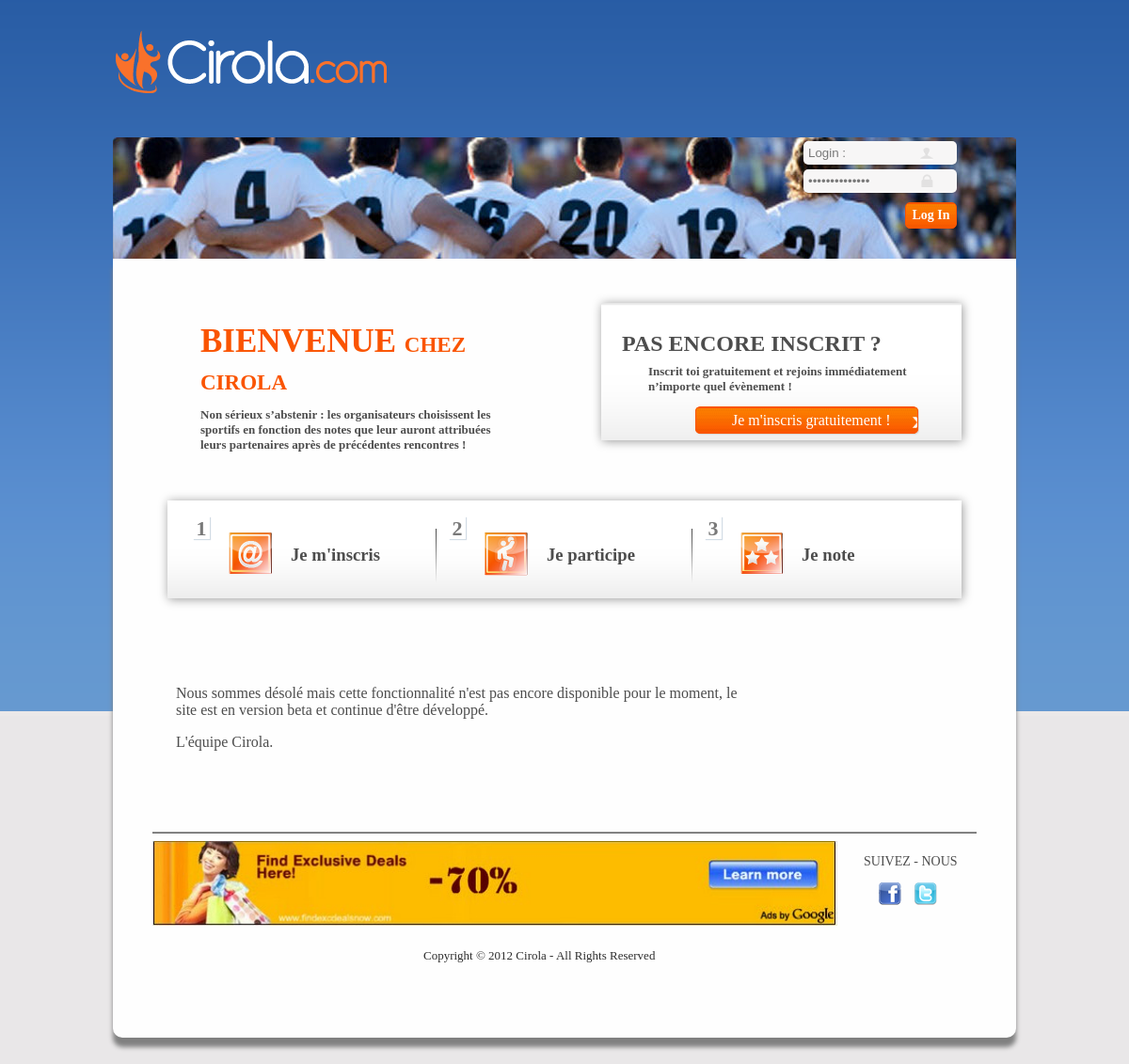
Page /pasdispo.php on the committed database.
### tables this page shows
CREATE TABLE IF NOT EXISTS `message_home` (
  `id` int(1) NOT NULL AUTO_INCREMENT,
  `message` varchar(255) NOT NULL,
  PRIMARY KEY (`id`)
);

CREATE TABLE IF NOT EXISTS `publicite` (
  `id` int(11) NOT NULL AUTO_INCREMENT,
  `lien` varchar(255) NOT NULL,
  `img` varchar(255) NOT NULL,
  PRIMARY KEY (`id`)
);

### templates/presentation.php (the view, shortened to what this page needs)
<div id="welcome">
	<h2> BIENVENUE <span class="sous_h2"> CHEZ CIROLA </h2>
<?php
						 try{
						  $bdd = new PDO('mysql:host=localhost;dbname=cirolaprod', 'root', 'root') or die(print_r($bdd->errorInfo()));
						  $bdd->exec('SET NAMES utf8');
							$reponse = $bdd->query('SELECT message FROM message_home WHERE id=1');
							while ($data = $reponse->fetch()){
								echo '<p>';
							     echo $data['message'];
								 echo '</p>';
							}
						}
							catch(Exeption $e){
							die('Erreur:'.$e->getMessage()); }
?>
</div>
<div id="inscrit">
	<h2> PAS ENCORE INSCRIT ? </h2>
	<p> Inscrit toi gratuitement et rejoins immédiatement n’importe quel évènement ! </p>
	<a href="inscription.php" title="Inscription à Cirola"> Je m'inscris gratuitement ! </a>
</div>
<div id="presentation">
	<div class="bloc_presentation">
		<p class="chiffre"> 1 </p>
		<img src="templates/images/jeminscris.png" alt="Inscription" />
		<h3> Je m'inscris </h3>
	</div>
	<div class="bloc_presentation">
		<p class="chiffre"> 2 </p>
		<img src="templates/images/jeparticipe.png" alt="Participation" />
		<h3> Je participe </h3>
	</div>
	<div class="bloc_presentation" id="ajustement">
		<p class="chiffre"> 3</p>
		<img src="templates/images/jenote.png" alt="Participation" />
		<h3> Je note </h3>
	</div>
</div>

### templates/footer.php (shortened to what this page needs)
<?php
				try{
				  $bdd = new PDO('mysql:host=localhost;dbname=cirolaprod', 'root', 'root') or die(print_r($bdd->errorInfo()));
				  $bdd->exec('SET NAMES utf8');
				  }
				  catch(Exeption $e){
				  die('Erreur:'.$e->getMessage());
				  }
				 $req = $bdd->prepare('SELECT * FROM publicite');
				 $req->execute(array());
				 $data = $req->fetch();
				 $dir = 'publicite/';
?>
			<div class="separation"></div>
			<div class="publicite">
				<?php
								 echo "<a href='".$data['lien']."'><img src='".$dir.$data['img']."'/></a>";
				?>
			</div>
			<div class="social">
				<h3>Suivez - nous</h3>
				<a href="http://www.facebook.com/pages/Cirola/436103889738181" title="Facebook"><img src="templates/images/facebook.png" class="facebook" alt="facebook" /></a>
				<a href="https://twitter.com/#!/CirolaCom" title="Twitter"><img src="templates/images/twitter.png" alt="twitter" /></a>
			</div>
			<p>Copyright © 2012 Cirola - All Rights Reserved</p>

### templates/css/style.css (style rules this page uses)
body { margin:0; padding:0; background: #e9e7e8 url('../images/fond.png') repeat-x; font-family:Tahoma; }
#logo { margin-top:31px; }
#welcome { width:335px; margin-top:25px; margin-left:93px; float:left; }
#welcome h2 { color:#fa5400; font-family:Trebuchet MS; font-weight:bold; font-size:35px; padding:0; margin:0; }
.sous_h2 { font-size:23px; font-weight:bold; }
#welcome p { margin-top:10px; font-size:13px; color:#4d4d4d; font-weight:bold; font-family:Trebuchet MS; }
#inscrit { width:383px; float:left; background:url('../images/fond_blocinscris.png') repeat-x; margin-left:91px; -moz-box-shadow: 1px 1px 10px rgba(0, 0, 0, 0.4); -webkit-box-shadow: 1px 1px 10px rgba(0, 0, 0, 0.4); box-shadow: 1px 1px 10px rgba(0, 0, 0, 0.4); margin-top:4px; padding-bottom:12px; }
#inscrit h2 { color:#4d4d4d; font-family:Trebuchet MS; font-weight:bold; font-size:24px; margin-top:30px; margin-left:22px; margin-bottom: 0px; }
#inscrit p { margin-top: 8px; color:#4d4d4d; font-family:Trebuchet MS; font-size:13px; font-weight:bold; margin-left:50px; width:303px; padding-bottom: 6px; }
#inscrit a { background:url('../images/puce_jeminscris.png') no-repeat 230px 10px, url('../images/boutonrouge.png') repeat-x; color:white; border:1px solid #fa5400; -moz-box-shadow: 1px 1px 1px rgba(0, 0, 0, 0.1); -webkit-box-shadow: 1px 1px 1px rgba(0, 0, 0, 0.1); box-shadow: 1px 1px 1px rgba(0, 0, 0, 0.1); -moz-border-radius: 5px; -webkit-border-radius: 5px; border-radius: 5px; padding-left:38px; padding-right:28px; padding-top:5px; padding-bottom:5px; margin-left:100px; text-decoration:none; }
#presentation { width:817px; margin:38px auto; padding-left:27px; background:url('../images/fond_bloc_guide.png') repeat-x; -moz-box-shadow: 1px 1px 10px rgba(0, 0, 0, 0.4); -webkit-box-shadow: 1px 1px 10px rgba(0, 0, 0, 0.4); box-shadow: 1px 1px 10px rgba(0, 0, 0, 0.4); padding-bottom:1px; height:103px; }
.bloc_presentation { width:272px; background:url('../images/separation.png') no-repeat 258px 30px; float:left; padding-top:17px; }
.chiffre { width:18px; height:24px; margin:0; -moz-box-shadow: 1px 1px 10px rgba(0, 0, 0, 0.4); -webkit-box-shadow: 1px 1px 10px rgba(0, 0, 0, 0.4); box-shadow: 1px 1px 1px #d2dce5; text-align:center; font-family:Trebuchet MS; font-weight:bold; font-size:22px; color:#797979; float:left; }
.bloc_presentation img { margin-left:20px; margin-top:17px; float:left; }
.bloc_presentation h3 { margin-left:20px; margin-top:30px; float:left; color:#4d4d4d; font-family:Trebuchet MS; padding-right:51px; }
#ajustement { background:none; margin-left:px; }
#footer .separation { height:10px; background: url("../images/footer_separation.png") repeat-x; width:876px; margin:auto; }
.publicite { float: left; margin-left: 42px; }
.publicite img { width:728px; height:90px; }
#footer .social { color:#4d4d4d; float:left; margin-left:28px; }
#footer .social .facebook { margin-left:16px; display:inline-block; margin-right:10px; }
#footer h3 { font-weight:normal; font-size:14px; text-transform:uppercase; }
#footer p { font-size:13px; color:#2d2d2d; clear:both; margin-left:330px; padding-top:20px; }

### rows in the picture
message_home: message "Non sérieux s’abstenir : les organisateurs choisissent les sportifs en fonction des notes que leur auront attribuées leurs partenaires après de précédentes rencontres !"
publicite: img (picture)
